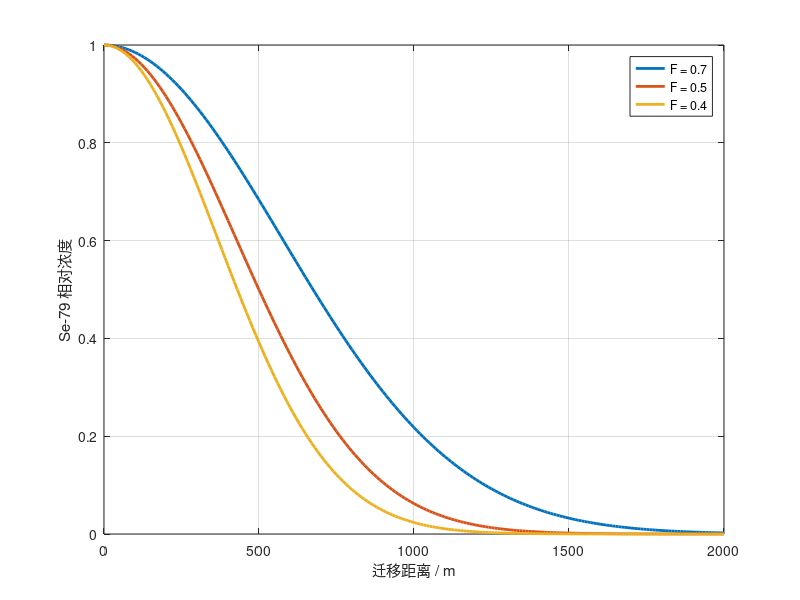

This figure's MATLAB source:
clc; clear; close all;

%% 距离
x = 0:10:2000;

%% 可扩散面积比例
F_values = [0.7, 0.5, 0.4];

%% 初始化
C = zeros(length(F_values), length(x));

%% 计算（指数拉开间距）
for i = 1:length(F_values)
    
    F = F_values(i);
    
    % 非线性放大（关键）
    sigma = 600 * exp(1.5 * (F - 0.5));
    
    C(i,:) = exp(-(x / sigma).^2);
end

%% 颜色
color_blue   = [0 0.4470 0.7410];
color_orange = [0.8500 0.3250 0.0980];
color_yellow = [0.9290 0.6940 0.1250];

%% 绘图
figure;
plot(x, C(1,:), 'Color', color_blue,   'LineWidth', 2); hold on;
plot(x, C(2,:), 'Color', color_orange, 'LineWidth', 2);
plot(x, C(3,:), 'Color', color_yellow, 'LineWidth', 2);

xlim([0 2000]);
ylim([0 1]);

xlabel('迁移距离 / m');
ylabel('Se-79 相对浓度');

legend('F = 0.7','F = 0.5','F = 0.4');

% title('可扩散面积比例对Se-79迁移的影响');

grid on;
box on;
